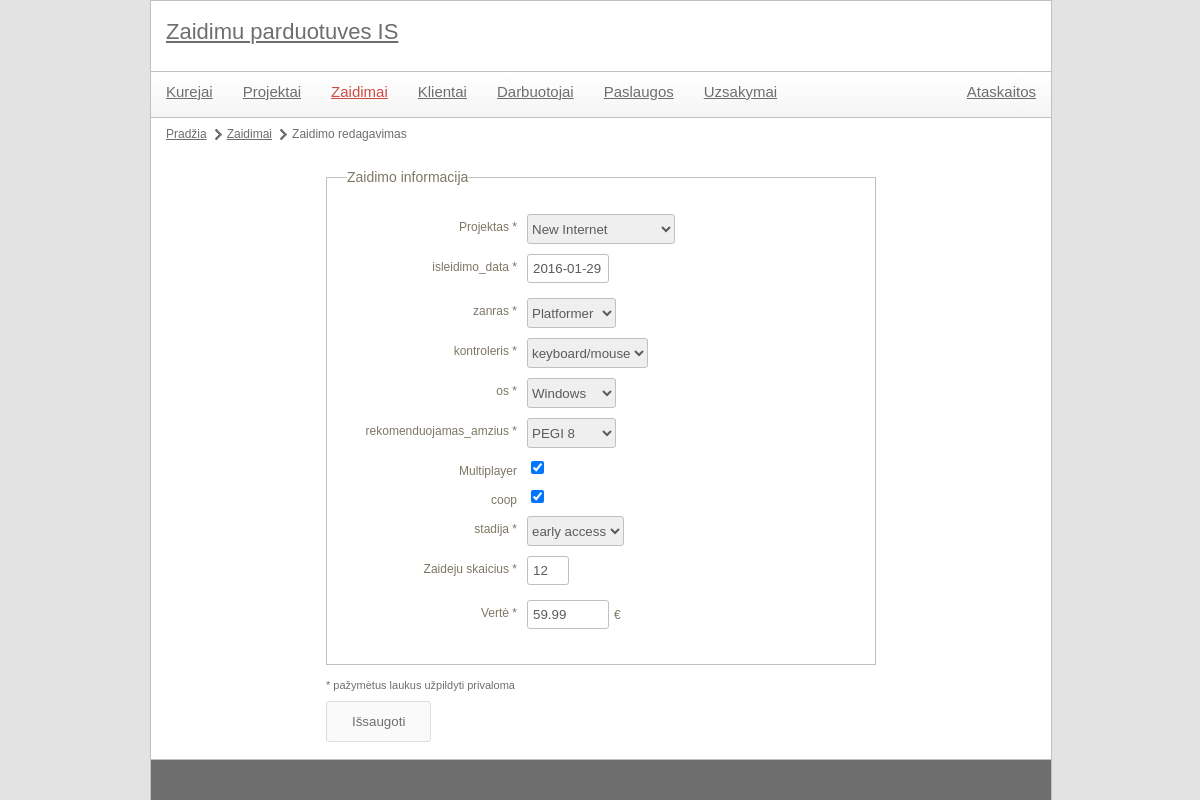
Screenshot of /gameshop/index.php?module=game&action=edit&id=1 with the database file from the repository.
### tables this page shows
CREATE TABLE `zaidimai` (
  `id` int(11) NOT NULL,
  `isleidimo_data` date NOT NULL,
  `multiplayer` tinyint(1) NOT NULL,
  `coop` tinyint(1) NOT NULL,
  `zaideju_skaicius` smallint(6) NOT NULL,
  `verte` decimal(8,2) NOT NULL,
  `zanras` int(11) NOT NULL,
  `kontroleris` int(11) NOT NULL,
  `os` int(11) NOT NULL,
  `rekomenduojamas_amzius` int(11) NOT NULL,
  `stadija` int(11) DEFAULT NULL,
  `fk_projektas` int(11) NOT NULL
);

### gameshop/controls/game_edit.php (called while the page is built, shortened)
<?php
include 'libraries/games.class.php';
$carsObj = new games();
include 'libraries/creators.class.php';
$brandsObj = new creators();
include 'libraries/projects.class.php';
$modelsObj = new projects();
$data = array();
$required = array('projektas', 'isleidimo_data', 'zanras', 'kontroleris', 'os', 'rekomenduojamas_amzius', 'stadija', 'zaideju_skaicius', 'verte');
$maxLengths = array (
	'zaideju_skaicius' => 9999
);
if(!empty($_POST['submit'])) {
	$validations = array (
		'projektas' => 'positivenumber',
		'isleidimo_data' => 'date',
		'zanras' => 'positivenumber',
		'kontroleris' => 'positivenumber',
		'os' => 'positivenumber',
		'rekomenduojamas_amzius' => 'positivenumber',
		'stadija' => 'positivenumber',
		'zaideju_skaicius' => 'positivenumber',
		'verte' => 'price'
		);
	include 'utils/validator.class.php';
	$validator = new validator($validations, $required, $maxLengths);
	if($validator->validate($_POST)) {
		$dataPrepared = $validator->preparePostFieldsForSQL();
		if(isset($dataPrepared['multiplayer']) && $dataPrepared['multiplayer'] == 'on') {
			$dataPrepared['multiplayer'] = 1;
		} else {
			$dataPrepared['multiplayer'] = 0;
		}
		if(isset($dataPrepared['coop']) && $dataPrepared['coop'] == 'on') {
			$dataPrepared['coop'] = 1;
		} else {
			$dataPrepared['coop'] = 0;
		}
		$carsObj->updateCar($dataPrepared);
		header("Location: index.php?module={$module}&action=list");
		die();
	} else {
		$formErrors = $validator->getErrorHTML();
		$data = $_POST;
	}
} else {
	$data = $carsObj->getCar($id);
}
include 'templates/game_form.tpl.php';
?>

### gameshop/index.php (called while the page is built, shortened)
<?php
	include 'utils/mysql.class.php';
	if(isset($_GET['module'])) {
		$module = mysql::escape($_GET['module']);
	}
	include 'templates/main.tpl.php';
?>

### gameshop/utils/mysql.class.php (called while the page is built, shortened)
<?php
class mysql {
    protected static $connection;
    public static function connect() {
		if(!isset(self::$connection)) {
            self::$connection = new mysqli(config::DB_SERVER, config::DB_USERNAME, config::DB_PASSWORD, config::DB_NAME);
        }
        return self::$connection;
    }
    public static function query($query) {
        $connection = mysql::connect();
        $result = $connection->query($query);
        return $result;
    }
    public static function select($query) {
        $rows = array();
        $result = mysql::query($query);
        while ($row = $result->fetch_assoc()) {
            $rows[] = $row;
        }
        return $rows;
    }
	public static function escape($field) {
		$connection =  mysql::connect();
		return mysqli_real_escape_string($connection, $field);
	}
}

### gameshop/libraries/creators.class.php (called while the page is built, shortened)
<?php
class creators {
	private $kurejai_lentele = '';
	public function __construct() {
		$this->kurejai_lentele = config::DB_PREFIX . 'kurejai';
	}
	public function getBrandList($limit = null, $offset = null) {
		$limitOffsetString = "";
		$query = "  SELECT *
					FROM {$this->kurejai_lentele}{$limitOffsetString}";
		$data = mysql::select($query);
		return $data;
	}
}

### gameshop/libraries/projects.class.php (called while the page is built, shortened)
<?php
class projects {
	private $projektai_lentele = '';
	public function __construct() {
		$this->projektai_lentele = config::DB_PREFIX . 'projektai';
	}
	public function getModelListByBrand($brandId) {
		$query = "  SELECT *
					FROM `{$this->projektai_lentele}`
					WHERE `fk_kurejas`='{$brandId}'";
		$data = mysql::select($query);
		return $data;
	}
}

### gameshop/libraries/games.class.php (called while the page is built, shortened)
<?php
class games {
	private $automobiliai_lentele = '';
	private $auto_busenos_lentele = '';
	private $degalu_tipai_lentele = '';
	private $kebulu_tipai_lentele = '';
	private $pavaru_dezes_lentele = '';
	private $lagaminai_lentele = '';
	public function __construct() {
		$this->automobiliai_lentele = config::DB_PREFIX . 'zaidimai';
		$this->auto_busenos_lentele = config::DB_PREFIX . 'zaidimu_stadijos';
		$this->degalu_tipai_lentele = config::DB_PREFIX . 'kontroleriai';
		$this->kebulu_tipai_lentele = config::DB_PREFIX . 'os';
		$this->pavaru_dezes_lentele = config::DB_PREFIX . 'zanrai';
		$this->lagaminai_lentele = config::DB_PREFIX . 'rekomenduojami_amziai';
	}
	public function getCar($id) {
		$query = "  SELECT `{$this->automobiliai_lentele}`.`id`,
						   `{$this->automobiliai_lentele}`.`isleidimo_data`,
						   `{$this->automobiliai_lentele}`.`multiplayer`,
						   `{$this->automobiliai_lentele}`.`coop`,
						   `{$this->automobiliai_lentele}`.`zaideju_skaicius`,
						   `{$this->automobiliai_lentele}`.`verte`,
						   `{$this->automobiliai_lentele}`.`zanras`,
						   `{$this->automobiliai_lentele}`.`kontroleris`,
						   `{$this->automobiliai_lentele}`.`os`,
						   `{$this->automobiliai_lentele}`.`rekomenduojamas_amzius`,
						   `{$this->automobiliai_lentele}`.`stadija`,
						   `{$this->automobiliai_lentele}`.`fk_projektas` AS `projektas`
					FROM `{$this->automobiliai_lentele}`
					WHERE `{$this->automobiliai_lentele}`.`id`='{$id}'";
		$data = mysql::select($query);
		return $data[0];
	}
	public function getGearboxList() {
		$query = "  SELECT *
					FROM `{$this->pavaru_dezes_lentele}`";
		$data = mysql::select($query);
		return $data;
	}
	public function getFuelTypeList() {
		$query = "  SELECT *
					FROM `{$this->degalu_tipai_lentele}`";
		$data = mysql::select($query);
		return $data;
	}
	public function getBodyTypeList() {
		$query = "  SELECT *
					FROM `{$this->kebulu_tipai_lentele}`";
		$data = mysql::select($query);
		return $data;
	}
	public function getLugageTypeList() {
		$query = "  SELECT *
					FROM `{$this->lagaminai_lentele}`";
		$data = mysql::select($query);
		return $data;
	}
	public function getCarStateList() {
		$query = "  SELECT *
					FROM `{$this->auto_busenos_lentele}`";
		$data = mysql::select($query);
		return $data;
	}
}

### gameshop/templates/game_form.tpl.php (the view, shortened to what this page needs)
<ul id="pagePath">
	<li><a href="index.php">Pradžia</a></li>
	<li><a href="index.php?module=<?php echo $module; ?>&action=list">Zaidimai</a></li>
	<li><?php if(!empty($id)) echo "Zaidimo redagavimas"; else echo "Naujas zaidimas"; ?></li>
</ul>
<div id="formContainer">
	<form action="" method="post">
		<fieldset>
			<legend>Zaidimo informacija</legend>
			<p>
				<label class="field" for="projektas">Projektas<?php echo in_array('projektas', $required) ? '<span> *</span>' : ''; ?></label>
				<select id="projektas" name="projektas">
					<?php
						$brands = $brandsObj->getBrandList();
						foreach($brands as $key => $val) {
							echo "<optgroup label='{$val['pavadinimas']}'>";
							$models = $modelsObj->getModelListByBrand($val['id']);
							foreach($models as $key2 => $val2) {
								$selected = "";
								if(isset($data['projektas']) && $data['projektas'] == $val2['id']) {
									$selected = " selected='selected'";
								}
								echo "<option{$selected} value='{$val2['id']}'>{$val2['pavadinimas']}</option>";
							}
						}
					?>
				</select>
			</p>
			<p>
				<label class="field" for="pagaminimo_data">isleidimo_data<?php echo in_array('isleidimo_data', $required) ? '<span> *</span>' : ''; ?></label>
				<input type="text" id="isleidimo_data" name="isleidimo_data" class="textbox textbox-70 date" value="<?php echo isset($data['isleidimo_data']) ? $data['isleidimo_data'] : ''; ?>"></p>
			<p>
				<label class="field" for="zanras">zanras<?php echo in_array('zanras', $required) ? '<span> *</span>' : ''; ?></label>
				<select id="zanras" name="zanras">
					<?php
						$gearboxes = $carsObj->getGearboxList();
						foreach($gearboxes as $key => $val) {
							$selected = "";
							if(isset($data['zanras']) && $data['zanras'] == $val['id']) {
								$selected = " selected='selected'";
							}
							echo "<option{$selected} value='{$val['id']}'>{$val['name']}</option>";
						}
					?>
				</select>
			</p>
			<p>
				<label class="field" for="kontroleris">kontroleris<?php echo in_array('kontroleris', $required) ? '<span> *</span>' : ''; ?></label>
				<select id="kontroleris" name="kontroleris">
					<?php
						$fueltypes = $carsObj->getFuelTypeList();
						foreach($fueltypes as $key => $val) {
							$selected = "";
							if(isset($data['kontroleris']) && $data['kontroleris'] == $val['id']) {
								$selected = " selected='selected'";
							}
							echo "<option{$selected} value='{$val['id']}'>{$val['name']}</option>";
						}
					?>
				</select>
			</p>
			<p>
				<label class="field" for="os">os<?php echo in_array('os', $required) ? '<span> *</span>' : ''; ?></label>
				<select id="os" name="os">
					<?php
						$bodytypes = $carsObj->getBodyTypeList();
						foreach($bodytypes as $key => $val) {
							$selected = "";
							if(isset($data['os']) && $data['os'] == $val['id']) {
								$selected = " selected='selected'";
							}
							echo "<option{$selected} value='{$val['id']}'>{$val['name']}</option>";
						}
					?>
				</select>
			</p>
			<p>
				<label class="field" for="rekomenduojamas_amzius">rekomenduojamas_amzius<?php echo in_array('rekomenduojamas_amzius', $required) ? '<span> *</span>' : ''; ?></label>
				<select id="rekomenduojamas_amzius" name="rekomenduojamas_amzius">
					<?php
						$lugage = $carsObj->getLugageTypeList();
						foreach($lugage as $key => $val) {
							$selected = "";
							if(isset($data['rekomenduojamas_amzius']) && $data['rekomenduojamas_amzius'] == $val['id']) {
								$selected = " selected='selected'";
							}
							echo "<option{$selected} value='{$val['id']}'>{$val['name']}</option>";
						}
					?>
				</select>
			</p>
			<p>
				<label class="field" for="multiplayer">Multiplayer</label>
				<input type="checkbox" id="multiplayer" name="multiplayer"<?php echo (isset($data['multiplayer']) && ($data['multiplayer'] == 1 || $data['multiplayer'] == 'on'))  ? ' checked="checked"' : ''; ?>>
			</p>
			<p>
				<label class="field" for="coop">coop</label>
				<input type="checkbox" id="coop" name="coop"<?php echo (isset($data['coop']) && ($data['coop'] == 1 || $data['coop'] == 'on'))  ? ' checked="checked"' : ''; ?>>
			</p>
                        <p>
				<label class="field" for="stadija">stadija<?php echo in_array('stadija', $required) ? '<span> *</span>' : ''; ?></label>
				<select id="stadija" name="stadija">
					<?php
						$car_states = $carsObj->getCarStateList();
						foreach($car_states as $key => $val) {
							$selected = "";
							if(isset($data['stadija']) && $data['stadija'] == $val['ID']) {
								$selected = " selected='selected'";
							}
							echo "<option{$selected} value='{$val['ID']}'>{$val['name']}</option>";
						}
					?>
				</select>
			</p>
			<p>
				<label class="field" for="zaideju_skaicius">Zaideju skaicius<?php echo in_array('zaideju_skaicius', $required) ? '<span> *</span>' : ''; ?></label>
				<input type="text" id="zaideju_skaicius" name="zaideju_skaicius" class="textbox textbox-30" value="<?php echo isset($data['zaideju_skaicius']) ? $data['zaideju_skaicius'] : ''; ?>">
			</p>
			<p>
				<label class="field" for="verte">Vertė<?php echo in_array('verte', $required) ? '<span> *</span>' : ''; ?></label>
				<input type="text" id="verte" name="verte" class="textbox textbox-70" value="<?php echo isset($data['verte']) ? $data['verte'] : ''; ?>"><span class="units">&euro;</span>
			</p>
		</fieldset>
		<p class="required-note">* pažymėtus laukus užpildyti privaloma</p>
		<p>
			<input type="submit" class="submit button" name="submit" value="Išsaugoti">
		</p>
	</form>
</div>

### gameshop/style/main.css (style rules this page uses)
body { color: #6e6e6e; font-family: Verdana, Geneva, sans-serif; font-size: 12px; background-color: #e3e3e3; width: 900px; margin: 0px auto; }
a { color: #6e6e6e; }
.button { background-color: #fafafa; border: 1px solid #ddd; padding: 12px 25px; display: block; text-decoration: none; color: #6e6e6e; border-radius: 3px; moz-border-radius: 3px; }
#contentMain #pagePath { margin: 10px 0px 10px 0px; display: block; float: left; }
#contentMain #pagePath li { float: left; display: block; margin-right: 5px; background: url(images/page-path-separator.png) center right no-repeat; padding-right: 15px; }
#contentMain #pagePath li:last-child { background: none; }
#formContainer { margin: 20px auto 17px auto; width: 550px; }
#formContainer p.required-note { margin-bottom: 10px; font-size: 11px; }
fieldset { width: 528px; margin-bottom: 15px; border: 1px solid #c0c0c0; color: #7D7764; padding: 25px 0px 25px 20px; }
legend { font-size: 14px; }
label.field { text-align: right; width: 165px; float: left; margin-top: 7px; margin-right: 10px; }
input.textbox { color: #5b5b5b; height: 25px; padding-left: 5px; padding-right: 5px; border-radius: 3px; -moz-border-radius: 3px; border: 1px solid #c0c0c0; }
select { height: 30px; color: #5b5b5b; border-radius: 3px; -moz-border-radius: 3px; border: 1px solid #c0c0c0; }
input.textbox-70 { width: 70px; float: left; margin-bottom: 10px; }
input.textbox-30 { width: 30px; float: left; margin-bottom: 10px; }
fieldset p { clear: both; padding: 5px; }
fieldset p span.max-len, fieldset p span.units { font-size: 9px; margin-left: 5px; line-height: 28px; }
fieldset p span.units { font-size: 12px; line-height: 30px; }

### rows the page displays
zaidimai: isleidimo_data "2016-01-29", multiplayer "☑", coop "☑", zaideju_skaicius "12", verte "59.99"

### other values shown
form field projektas "New Internet"
form field zanras "Platformer"
form field kontroleris "keyboard/mouse"
form field os "Windows"
form field rekomenduojamas_amzius "PEGI 8"
form field stadija "early access"
